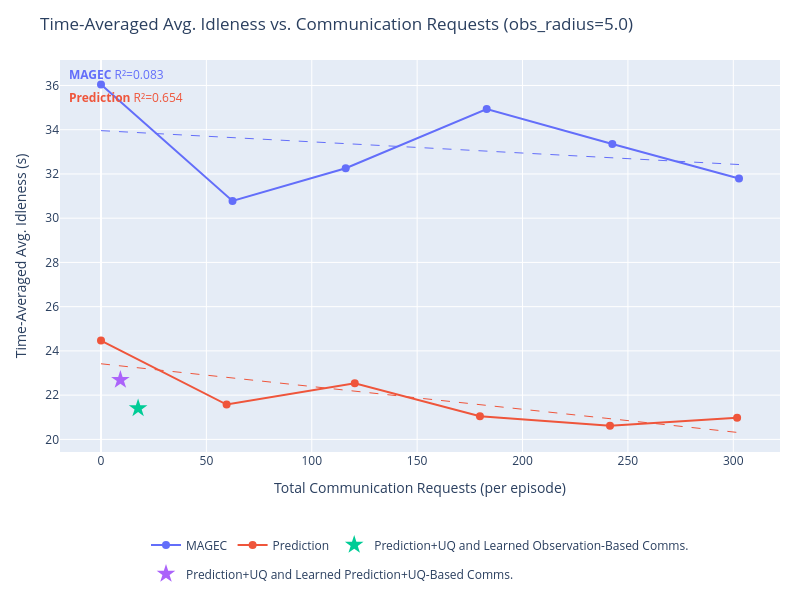
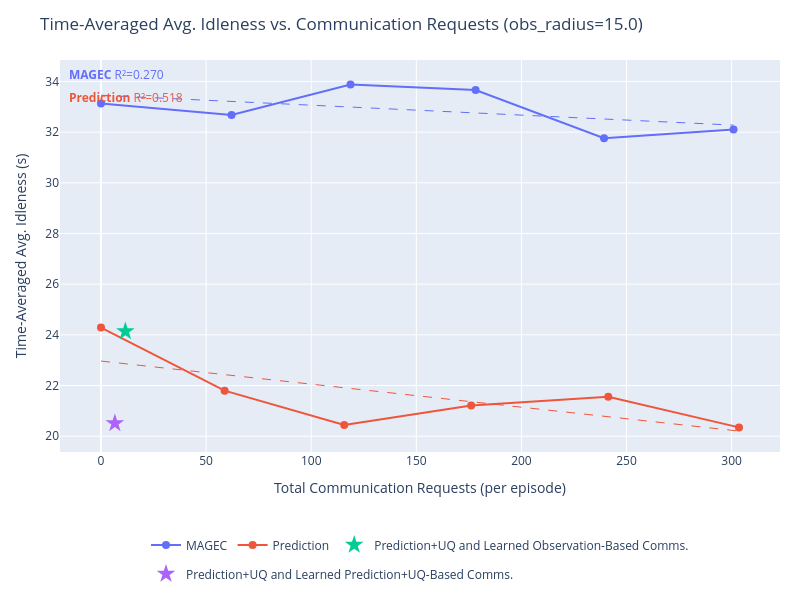
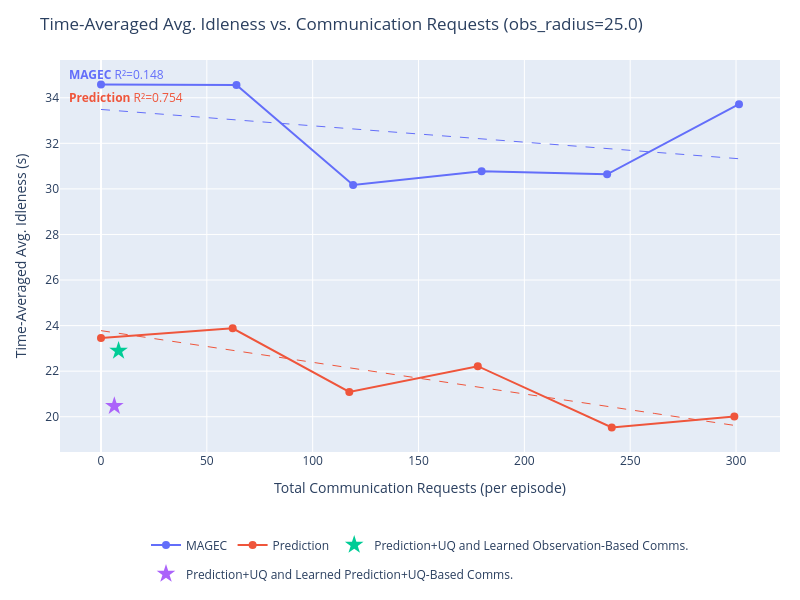
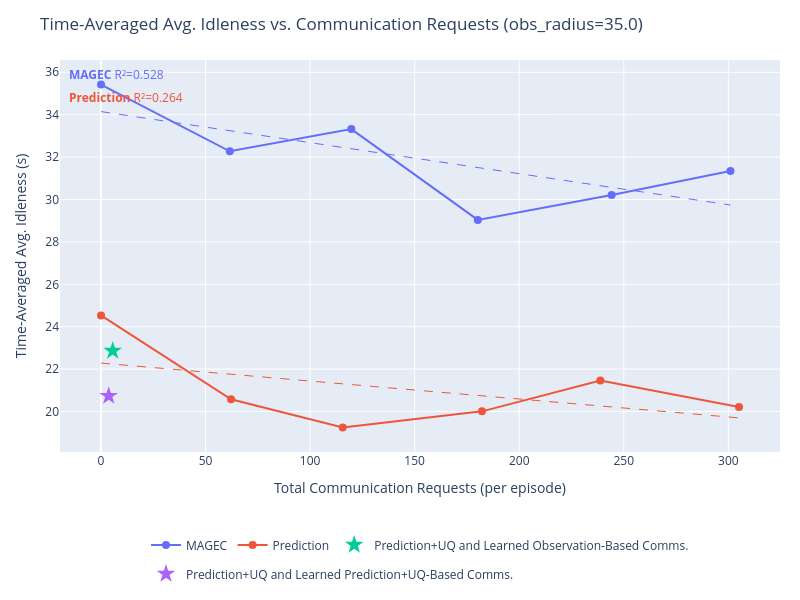

Notebook source saved alongside these figures, in order:
### Code cell
import plotly.graph_objects as go
import plotly.express as px
import numpy as np

# SERIES_TO_PLOT = {"Learned Comms. + Prediction + UQ", "MAGEC"}
SERIES_TO_PLOT = None # Plot all

series_colors = {s: c for s, c in zip(output, px.colors.qualitative.Plotly)}


def get_requests(data):
    """Total communication requests per episode (mean over episodes)."""
    r = np.array(data['communication']['requests_made'][...])
    return float(np.mean(r.reshape(r.shape[0], -1).sum(axis=1)))


def get_idleness_mean(data):
    """Time-averaged avg. idleness, mean over episodes."""
    return float(np.mean(data['avg_idleness']))


def fit_ols_trendline(xs, ys):
    """
    Fit an OLS linear trendline y = a*x + b.
    Returns (x_smooth, y_smooth, r2).
    """
    xs, ys = np.array(xs, dtype=float), np.array(ys, dtype=float)
    coeffs = np.polyfit(xs, ys, 1)
    x_smooth = np.linspace(xs.min(), xs.max(), 200)
    y_smooth = np.polyval(coeffs, x_smooth)
    y_pred = np.polyval(coeffs, xs)
    ss_res = np.sum((ys - y_pred) ** 2)
    ss_tot = np.sum((ys - ys.mean()) ** 2)
    r2 = 1.0 - ss_res / ss_tot if ss_tot > 0 else float('nan')
    return x_smooth, y_smooth, r2


for obs_radius in obs_radii:
    fig = go.Figure()
    r2_annotations = []

    for series in output:
        if SERIES_TO_PLOT is not None and series not in SERIES_TO_PLOT:
            continue

        color = series_colors.get(series, '#888888')
        all_exps = list(output[series].keys())

        # Swept experiments: encoded as obs_radius_X_comms_Y
        swept_exps = sorted(
            [e for e in all_exps if f"obs_radius_{obs_radius:.1f}_comms_" in e],
            key=lambda e: float(e.split("_comms_")[1])
        )
        # Fixed (learned comms) experiments: encoded as obs_radius_X only
        fixed_exps = [e for e in all_exps if e == f"obs_radius_{obs_radius:.1f}"]

        if swept_exps:
            comms_ps = [float(e.split("_comms_")[1]) for e in swept_exps]
            xs = [get_requests(output[series][e]) for e in swept_exps]
            ys = [get_idleness_mean(output[series][e]) for e in swept_exps]

            fig.add_trace(go.Scatter(
                x=xs,
                y=ys,
                mode='lines+markers',
                name=series,
                line=dict(color=color),
                marker=dict(color=color, size=8),
                legendgroup=series,
                hovertemplate=[
                    f"{series}<br>comms_p={cp:.3f}<br>requests=%{{x:.1f}}<br>idleness=%{{y:.4f}}<extra></extra>"
                    for cp in comms_ps
                ],
            ))

            # OLS trendline
            if len(xs) >= 2:
                x_trend, y_trend, r2 = fit_ols_trendline(xs, ys)
                fig.add_trace(go.Scatter(
                    x=x_trend,
                    y=y_trend,
                    mode='lines',
                    name=f"{series} (fit)",
                    line=dict(color=color, dash='dash', width=1),
                    legendgroup=series,
                    showlegend=False,
                    hoverinfo='skip',
                ))
                r2_annotations.append(
                    dict(
                        text=f"<b>{series}</b> R²={r2:.3f}",
                        xref='paper', yref='paper',
                        x=0.01,
                        y=0.99 - len(r2_annotations) * 0.06,
                        xanchor='left', yanchor='top',
                        showarrow=False,
                        font=dict(color=color, size=12),
                    )
                )

        if fixed_exps:
            xs_f = [get_requests(output[series][e]) for e in fixed_exps]
            ys_f = [get_idleness_mean(output[series][e]) for e in fixed_exps]
            fig.add_trace(go.Scatter(
                x=xs_f,
                y=ys_f,
                mode='markers',
                name=series,
                marker=dict(color=color, size=14, symbol='star'),
                legendgroup=series,
                showlegend=len(swept_exps) == 0,
                hovertemplate=f"{series}<br>requests=%{{x:.1f}}<br>idleness=%{{y:.4f}}<extra></extra>",
            ))

    fig.update_layout(
        title=f"Time-Averaged Avg. Idleness vs. Communication Requests (obs_radius={obs_radius:.1f})",
        xaxis_title="Total Communication Requests (per episode)",
        yaxis_title="Time-Averaged Avg. Idleness (s)",
        height=600,
        width=800,
        hovermode='closest',
        autosize=True,
        margin=dict(l=60, r=20, t=60, b=120),
        legend=dict(orientation='h', yanchor='top', y=-0.2, xanchor='center', x=0.5),
        annotations=r2_annotations,
    )
    fig.show()

### Figure 1 — Plotly figure (JSON) as saved in the notebook; plotly's stock layout.template omitted (floating-point values rounded to 4 significant figures; data arrays with more than 128 entries replaced by an {"elided": "..."} marker saying what was removed)
{"data": [{"hovertemplate": ["MAGEC<br>comms_p=0.000<br>requests=%{x:.1f}<br>idleness=%{y:.4f}<extra></extra>", "MAGEC<br>comms_p=0.100<br>requests=%{x:.1f}<br>idleness=%{y:.4f}<extra></extra>", "MAGEC<br>comms_p=0.200<br>requests=%{x:.1f}<br>idleness=%{y:.4f}<extra></extra>", "MAGEC<br>comms_p=0.300<br>requests=%{x:.1f}<br>idleness=%{y:.4f}<extra></extra>", "MAGEC<br>comms_p=0.400<br>requests=%{x:.1f}<br>idleness=%{y:.4f}<extra></extra>", "MAGEC<br>comms_p=0.500<br>requests=%{x:.1f}<br>idleness=%{y:.4f}<extra></extra>"], "legendgroup": "MAGEC", "line": {"color": "#636EFA"}, "marker": {"color": "#636EFA", "size": 8}, "mode": "lines+markers", "name": "MAGEC", "type": "scatter", "x": [0, 62.4, 116.1, 183, 242.6, 302.7], "y": [36.04, 30.78, 32.26, 34.94, 33.35, 31.79]}, {"hoverinfo": "skip", "legendgroup": "MAGEC", "line": {"color": "#636EFA", "dash": "dash", "width": 1}, "mode": "lines", "name": "MAGEC (fit)", "showlegend": false, "type": "scatter", "x": {"elided": "200 float values"}, "y": {"elided": "200 float values"}}, {"hovertemplate": ["Prediction<br>comms_p=0.000<br>requests=%{x:.1f}<br>idleness=%{y:.4f}<extra></extra>", "Prediction<br>comms_p=0.100<br>requests=%{x:.1f}<br>idleness=%{y:.4f}<extra></extra>", "Prediction<br>comms_p=0.200<br>requests=%{x:.1f}<br>idleness=%{y:.4f}<extra></extra>", "Prediction<br>comms_p=0.300<br>requests=%{x:.1f}<br>idleness=%{y:.4f}<extra></extra>", "Prediction<br>comms_p=0.400<br>requests=%{x:.1f}<br>idleness=%{y:.4f}<extra></extra>", "Prediction<br>comms_p=0.500<br>requests=%{x:.1f}<br>idleness=%{y:.4f}<extra></extra>"], "legendgroup": "Prediction", "line": {"color": "#EF553B"}, "marker": {"color": "#EF553B", "size": 8}, "mode": "lines+markers", "name": "Prediction", "type": "scatter", "x": [0, 59.6, 120.4, 179.8, 241.5, 301.8], "y": [24.47, 21.57, 22.54, 21.05, 20.62, 20.98]}, {"hoverinfo": "skip", "legendgroup": "Prediction", "line": {"color": "#EF553B", "dash": "dash", "width": 1}, "mode": "lines", "name": "Prediction (fit)", "showlegend": false, "type": "scatter", "x": {"elided": "200 float values"}, "y": {"elided": "200 float values"}}, {"hovertemplate": "Prediction+UQ and Learned Observation-Based Comms.<br>requests=%{x:.1f}<br>idleness=%{y:.4f}<extra></extra>", "legendgroup": "Prediction+UQ and Learned Observation-Based Comms.", "marker": {"color": "#00CC96", "size": 14, "symbol": "star"}, "mode": "markers", "name": "Prediction+UQ and Learned Observation-Based Comms.", "showlegend": true, "type": "scatter", "x": [17.6], "y": [21.4]}, {"hovertemplate": "Prediction+UQ and Learned Prediction+UQ-Based Comms.<br>requests=%{x:.1f}<br>idleness=%{y:.4f}<extra></extra>", "legendgroup": "Prediction+UQ and Learned Prediction+UQ-Based Comms.", "marker": {"color": "#AB63FA", "size": 14, "symbol": "star"}, "mode": "markers", "name": "Prediction+UQ and Learned Prediction+UQ-Based Comms.", "showlegend": true, "type": "scatter", "x": [9.2], "y": [22.69]}], "layout": {"annotations": [{"font": {"color": "#636EFA", "size": 12}, "showarrow": false, "text": "<b>MAGEC</b> R²=0.083", "x": 0.01, "xanchor": "left", "xref": "paper", "y": 0.99, "yanchor": "top", "yref": "paper"}, {"font": {"color": "#EF553B", "size": 12}, "showarrow": false, "text": "<b>Prediction</b> R²=0.654", "x": 0.01, "xanchor": "left", "xref": "paper", "y": 0.93, "yanchor": "top", "yref": "paper"}], "autosize": true, "height": 600, "hovermode": "closest", "legend": {"orientation": "h", "x": 0.5, "xanchor": "center", "y": -0.2, "yanchor": "top"}, "margin": {"b": 120, "l": 60, "r": 20, "t": 60}, "title": {"text": "Time-Averaged Avg. Idleness vs. Communication Requests (obs_radius=5.0)"}, "width": 800, "xaxis": {"title": {"text": "Total Communication Requests (per episode)"}}, "yaxis": {"title": {"text": "Time-Averaged Avg. Idleness (s)"}}}}

### Figure 2 — Plotly figure (JSON) as saved in the notebook; plotly's stock layout.template omitted (floating-point values rounded to 4 significant figures; data arrays with more than 128 entries replaced by an {"elided": "..."} marker saying what was removed)
{"data": [{"hovertemplate": ["MAGEC<br>comms_p=0.000<br>requests=%{x:.1f}<br>idleness=%{y:.4f}<extra></extra>", "MAGEC<br>comms_p=0.100<br>requests=%{x:.1f}<br>idleness=%{y:.4f}<extra></extra>", "MAGEC<br>comms_p=0.200<br>requests=%{x:.1f}<br>idleness=%{y:.4f}<extra></extra>", "MAGEC<br>comms_p=0.300<br>requests=%{x:.1f}<br>idleness=%{y:.4f}<extra></extra>", "MAGEC<br>comms_p=0.400<br>requests=%{x:.1f}<br>idleness=%{y:.4f}<extra></extra>", "MAGEC<br>comms_p=0.500<br>requests=%{x:.1f}<br>idleness=%{y:.4f}<extra></extra>"], "legendgroup": "MAGEC", "line": {"color": "#636EFA"}, "marker": {"color": "#636EFA", "size": 8}, "mode": "lines+markers", "name": "MAGEC", "type": "scatter", "x": [0, 62.1, 118.7, 178.2, 239.3, 300.9], "y": [33.13, 32.68, 33.87, 33.66, 31.76, 32.1]}, {"hoverinfo": "skip", "legendgroup": "MAGEC", "line": {"color": "#636EFA", "dash": "dash", "width": 1}, "mode": "lines", "name": "MAGEC (fit)", "showlegend": false, "type": "scatter", "x": {"elided": "200 float values"}, "y": {"elided": "200 float values"}}, {"hovertemplate": ["Prediction<br>comms_p=0.000<br>requests=%{x:.1f}<br>idleness=%{y:.4f}<extra></extra>", "Prediction<br>comms_p=0.100<br>requests=%{x:.1f}<br>idleness=%{y:.4f}<extra></extra>", "Prediction<br>comms_p=0.200<br>requests=%{x:.1f}<br>idleness=%{y:.4f}<extra></extra>", "Prediction<br>comms_p=0.300<br>requests=%{x:.1f}<br>idleness=%{y:.4f}<extra></extra>", "Prediction<br>comms_p=0.400<br>requests=%{x:.1f}<br>idleness=%{y:.4f}<extra></extra>", "Prediction<br>comms_p=0.500<br>requests=%{x:.1f}<br>idleness=%{y:.4f}<extra></extra>"], "legendgroup": "Prediction", "line": {"color": "#EF553B"}, "marker": {"color": "#EF553B", "size": 8}, "mode": "lines+markers", "name": "Prediction", "type": "scatter", "x": [0, 58.8, 115.7, 176.1, 241.3, 303.5], "y": [24.29, 21.8, 20.44, 21.21, 21.56, 20.35]}, {"hoverinfo": "skip", "legendgroup": "Prediction", "line": {"color": "#EF553B", "dash": "dash", "width": 1}, "mode": "lines", "name": "Prediction (fit)", "showlegend": false, "type": "scatter", "x": {"elided": "200 float values"}, "y": {"elided": "200 float values"}}, {"hovertemplate": "Prediction+UQ and Learned Observation-Based Comms.<br>requests=%{x:.1f}<br>idleness=%{y:.4f}<extra></extra>", "legendgroup": "Prediction+UQ and Learned Observation-Based Comms.", "marker": {"color": "#00CC96", "size": 14, "symbol": "star"}, "mode": "markers", "name": "Prediction+UQ and Learned Observation-Based Comms.", "showlegend": true, "type": "scatter", "x": [11.6], "y": [24.14]}, {"hovertemplate": "Prediction+UQ and Learned Prediction+UQ-Based Comms.<br>requests=%{x:.1f}<br>idleness=%{y:.4f}<extra></extra>", "legendgroup": "Prediction+UQ and Learned Prediction+UQ-Based Comms.", "marker": {"color": "#AB63FA", "size": 14, "symbol": "star"}, "mode": "markers", "name": "Prediction+UQ and Learned Prediction+UQ-Based Comms.", "showlegend": true, "type": "scatter", "x": [6.6], "y": [20.51]}], "layout": {"annotations": [{"font": {"color": "#636EFA", "size": 12}, "showarrow": false, "text": "<b>MAGEC</b> R²=0.270", "x": 0.01, "xanchor": "left", "xref": "paper", "y": 0.99, "yanchor": "top", "yref": "paper"}, {"font": {"color": "#EF553B", "size": 12}, "showarrow": false, "text": "<b>Prediction</b> R²=0.518", "x": 0.01, "xanchor": "left", "xref": "paper", "y": 0.93, "yanchor": "top", "yref": "paper"}], "autosize": true, "height": 600, "hovermode": "closest", "legend": {"orientation": "h", "x": 0.5, "xanchor": "center", "y": -0.2, "yanchor": "top"}, "margin": {"b": 120, "l": 60, "r": 20, "t": 60}, "title": {"text": "Time-Averaged Avg. Idleness vs. Communication Requests (obs_radius=15.0)"}, "width": 800, "xaxis": {"title": {"text": "Total Communication Requests (per episode)"}}, "yaxis": {"title": {"text": "Time-Averaged Avg. Idleness (s)"}}}}

### Figure 3 — Plotly figure (JSON) as saved in the notebook; plotly's stock layout.template omitted (floating-point values rounded to 4 significant figures; data arrays with more than 128 entries replaced by an {"elided": "..."} marker saying what was removed)
{"data": [{"hovertemplate": ["MAGEC<br>comms_p=0.000<br>requests=%{x:.1f}<br>idleness=%{y:.4f}<extra></extra>", "MAGEC<br>comms_p=0.100<br>requests=%{x:.1f}<br>idleness=%{y:.4f}<extra></extra>", "MAGEC<br>comms_p=0.200<br>requests=%{x:.1f}<br>idleness=%{y:.4f}<extra></extra>", "MAGEC<br>comms_p=0.300<br>requests=%{x:.1f}<br>idleness=%{y:.4f}<extra></extra>", "MAGEC<br>comms_p=0.400<br>requests=%{x:.1f}<br>idleness=%{y:.4f}<extra></extra>", "MAGEC<br>comms_p=0.500<br>requests=%{x:.1f}<br>idleness=%{y:.4f}<extra></extra>"], "legendgroup": "MAGEC", "line": {"color": "#636EFA"}, "marker": {"color": "#636EFA", "size": 8}, "mode": "lines+markers", "name": "MAGEC", "type": "scatter", "x": [0, 64, 119.1, 179.8, 239.1, 301.4], "y": [34.58, 34.56, 30.17, 30.77, 30.64, 33.72]}, {"hoverinfo": "skip", "legendgroup": "MAGEC", "line": {"color": "#636EFA", "dash": "dash", "width": 1}, "mode": "lines", "name": "MAGEC (fit)", "showlegend": false, "type": "scatter", "x": {"elided": "200 float values"}, "y": {"elided": "200 float values"}}, {"hovertemplate": ["Prediction<br>comms_p=0.000<br>requests=%{x:.1f}<br>idleness=%{y:.4f}<extra></extra>", "Prediction<br>comms_p=0.100<br>requests=%{x:.1f}<br>idleness=%{y:.4f}<extra></extra>", "Prediction<br>comms_p=0.200<br>requests=%{x:.1f}<br>idleness=%{y:.4f}<extra></extra>", "Prediction<br>comms_p=0.300<br>requests=%{x:.1f}<br>idleness=%{y:.4f}<extra></extra>", "Prediction<br>comms_p=0.400<br>requests=%{x:.1f}<br>idleness=%{y:.4f}<extra></extra>", "Prediction<br>comms_p=0.500<br>requests=%{x:.1f}<br>idleness=%{y:.4f}<extra></extra>"], "legendgroup": "Prediction", "line": {"color": "#EF553B"}, "marker": {"color": "#EF553B", "size": 8}, "mode": "lines+markers", "name": "Prediction", "type": "scatter", "x": [0, 62.2, 117.3, 178, 241.3, 299.2], "y": [23.46, 23.88, 21.09, 22.22, 19.53, 20.01]}, {"hoverinfo": "skip", "legendgroup": "Prediction", "line": {"color": "#EF553B", "dash": "dash", "width": 1}, "mode": "lines", "name": "Prediction (fit)", "showlegend": false, "type": "scatter", "x": {"elided": "200 float values"}, "y": {"elided": "200 float values"}}, {"hovertemplate": "Prediction+UQ and Learned Observation-Based Comms.<br>requests=%{x:.1f}<br>idleness=%{y:.4f}<extra></extra>", "legendgroup": "Prediction+UQ and Learned Observation-Based Comms.", "marker": {"color": "#00CC96", "size": 14, "symbol": "star"}, "mode": "markers", "name": "Prediction+UQ and Learned Observation-Based Comms.", "showlegend": true, "type": "scatter", "x": [8.3], "y": [22.89]}, {"hovertemplate": "Prediction+UQ and Learned Prediction+UQ-Based Comms.<br>requests=%{x:.1f}<br>idleness=%{y:.4f}<extra></extra>", "legendgroup": "Prediction+UQ and Learned Prediction+UQ-Based Comms.", "marker": {"color": "#AB63FA", "size": 14, "symbol": "star"}, "mode": "markers", "name": "Prediction+UQ and Learned Prediction+UQ-Based Comms.", "showlegend": true, "type": "scatter", "x": [6.3], "y": [20.47]}], "layout": {"annotations": [{"font": {"color": "#636EFA", "size": 12}, "showarrow": false, "text": "<b>MAGEC</b> R²=0.148", "x": 0.01, "xanchor": "left", "xref": "paper", "y": 0.99, "yanchor": "top", "yref": "paper"}, {"font": {"color": "#EF553B", "size": 12}, "showarrow": false, "text": "<b>Prediction</b> R²=0.754", "x": 0.01, "xanchor": "left", "xref": "paper", "y": 0.93, "yanchor": "top", "yref": "paper"}], "autosize": true, "height": 600, "hovermode": "closest", "legend": {"orientation": "h", "x": 0.5, "xanchor": "center", "y": -0.2, "yanchor": "top"}, "margin": {"b": 120, "l": 60, "r": 20, "t": 60}, "title": {"text": "Time-Averaged Avg. Idleness vs. Communication Requests (obs_radius=25.0)"}, "width": 800, "xaxis": {"title": {"text": "Total Communication Requests (per episode)"}}, "yaxis": {"title": {"text": "Time-Averaged Avg. Idleness (s)"}}}}

### Figure 4 — Plotly figure (JSON) as saved in the notebook; plotly's stock layout.template omitted (floating-point values rounded to 4 significant figures; data arrays with more than 128 entries replaced by an {"elided": "..."} marker saying what was removed)
{"data": [{"hovertemplate": ["MAGEC<br>comms_p=0.000<br>requests=%{x:.1f}<br>idleness=%{y:.4f}<extra></extra>", "MAGEC<br>comms_p=0.100<br>requests=%{x:.1f}<br>idleness=%{y:.4f}<extra></extra>", "MAGEC<br>comms_p=0.200<br>requests=%{x:.1f}<br>idleness=%{y:.4f}<extra></extra>", "MAGEC<br>comms_p=0.300<br>requests=%{x:.1f}<br>idleness=%{y:.4f}<extra></extra>", "MAGEC<br>comms_p=0.400<br>requests=%{x:.1f}<br>idleness=%{y:.4f}<extra></extra>", "MAGEC<br>comms_p=0.500<br>requests=%{x:.1f}<br>idleness=%{y:.4f}<extra></extra>"], "legendgroup": "MAGEC", "line": {"color": "#636EFA"}, "marker": {"color": "#636EFA", "size": 8}, "mode": "lines+markers", "name": "MAGEC", "type": "scatter", "x": [0, 61.6, 119.7, 180.2, 244.2, 301], "y": [35.42, 32.27, 33.32, 29.04, 30.21, 31.34]}, {"hoverinfo": "skip", "legendgroup": "MAGEC", "line": {"color": "#636EFA", "dash": "dash", "width": 1}, "mode": "lines", "name": "MAGEC (fit)", "showlegend": false, "type": "scatter", "x": {"elided": "200 float values"}, "y": {"elided": "200 float values"}}, {"hovertemplate": ["Prediction<br>comms_p=0.000<br>requests=%{x:.1f}<br>idleness=%{y:.4f}<extra></extra>", "Prediction<br>comms_p=0.100<br>requests=%{x:.1f}<br>idleness=%{y:.4f}<extra></extra>", "Prediction<br>comms_p=0.200<br>requests=%{x:.1f}<br>idleness=%{y:.4f}<extra></extra>", "Prediction<br>comms_p=0.300<br>requests=%{x:.1f}<br>idleness=%{y:.4f}<extra></extra>", "Prediction<br>comms_p=0.400<br>requests=%{x:.1f}<br>idleness=%{y:.4f}<extra></extra>", "Prediction<br>comms_p=0.500<br>requests=%{x:.1f}<br>idleness=%{y:.4f}<extra></extra>"], "legendgroup": "Prediction", "line": {"color": "#EF553B"}, "marker": {"color": "#EF553B", "size": 8}, "mode": "lines+markers", "name": "Prediction", "type": "scatter", "x": [0, 62.2, 115.6, 182.2, 238.8, 305.1], "y": [24.53, 20.58, 19.25, 20.01, 21.46, 20.22]}, {"hoverinfo": "skip", "legendgroup": "Prediction", "line": {"color": "#EF553B", "dash": "dash", "width": 1}, "mode": "lines", "name": "Prediction (fit)", "showlegend": false, "type": "scatter", "x": {"elided": "200 float values"}, "y": {"elided": "200 float values"}}, {"hovertemplate": "Prediction+UQ and Learned Observation-Based Comms.<br>requests=%{x:.1f}<br>idleness=%{y:.4f}<extra></extra>", "legendgroup": "Prediction+UQ and Learned Observation-Based Comms.", "marker": {"color": "#00CC96", "size": 14, "symbol": "star"}, "mode": "markers", "name": "Prediction+UQ and Learned Observation-Based Comms.", "showlegend": true, "type": "scatter", "x": [5.6], "y": [22.86]}, {"hovertemplate": "Prediction+UQ and Learned Prediction+UQ-Based Comms.<br>requests=%{x:.1f}<br>idleness=%{y:.4f}<extra></extra>", "legendgroup": "Prediction+UQ and Learned Prediction+UQ-Based Comms.", "marker": {"color": "#AB63FA", "size": 14, "symbol": "star"}, "mode": "markers", "name": "Prediction+UQ and Learned Prediction+UQ-Based Comms.", "showlegend": true, "type": "scatter", "x": [3.7], "y": [20.73]}], "layout": {"annotations": [{"font": {"color": "#636EFA", "size": 12}, "showarrow": false, "text": "<b>MAGEC</b> R²=0.528", "x": 0.01, "xanchor": "left", "xref": "paper", "y": 0.99, "yanchor": "top", "yref": "paper"}, {"font": {"color": "#EF553B", "size": 12}, "showarrow": false, "text": "<b>Prediction</b> R²=0.264", "x": 0.01, "xanchor": "left", "xref": "paper", "y": 0.93, "yanchor": "top", "yref": "paper"}], "autosize": true, "height": 600, "hovermode": "closest", "legend": {"orientation": "h", "x": 0.5, "xanchor": "center", "y": -0.2, "yanchor": "top"}, "margin": {"b": 120, "l": 60, "r": 20, "t": 60}, "title": {"text": "Time-Averaged Avg. Idleness vs. Communication Requests (obs_radius=35.0)"}, "width": 800, "xaxis": {"title": {"text": "Total Communication Requests (per episode)"}}, "yaxis": {"title": {"text": "Time-Averaged Avg. Idleness (s)"}}}}
